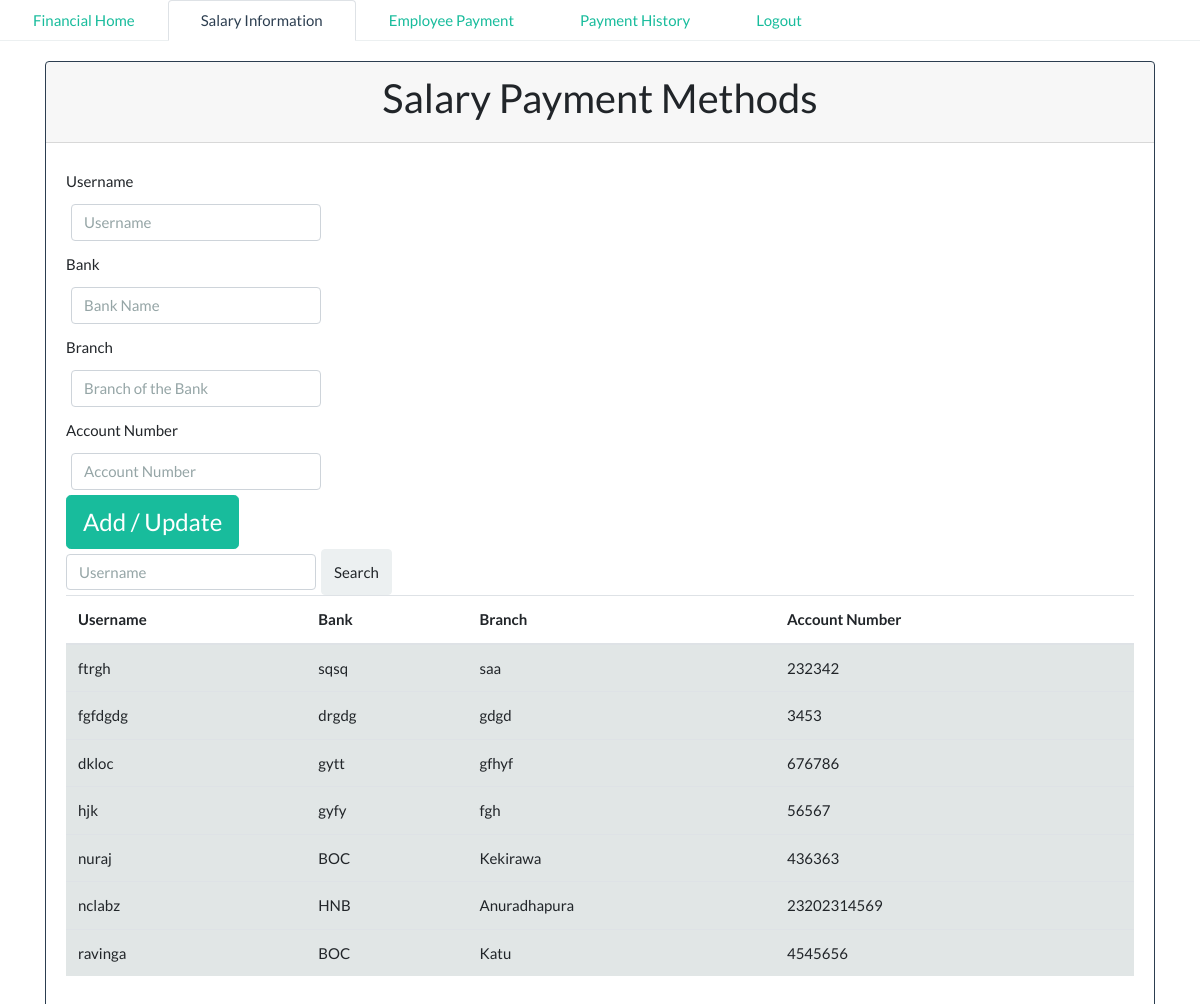
The app's page /salaryPaymentMethod.php (signed in) with its own data.
### tables this page shows
CREATE TABLE `salarypaymentmethod` (
  `username` varchar(40) NOT NULL,
  `bank` varchar(50) NOT NULL,
  `branch` varchar(50) NOT NULL,
  `accountNumber` varchar(20) NOT NULL
);

### salaryPaymentMethod.php (the view, shortened to what this page needs)
<!DOCTYPE html>
<html lang="en">
<head>
         <link rel="stylesheet" type="text/css" href="assets/css/style.css">
     <link rel="stylesheet" href="https://cdnjs.cloudflare.com/ajax/libs/font-awesome/4.7.0/css/font-awesome.min.css">
     <link rel='stylesheet prefetch' href='assets/sweet-alert.css'>
      <link rel="stylesheet" href="assets/style.css">
</head>
<body>
       <ul class="nav nav-tabs">
      <li class="nav-item">
        <a class="nav-link" data-toggle="tab" href="FinanceHome.php">Financial Home</a>
      </li>
      <li class="nav-item">
        <a class="nav-link active" data-toggle="tab" href="salaryPaymentMethod.php">Salary Information</a>
      </li>
      <li class="nav-item">
        <a class="nav-link" data-toggle="tab" href="record_employee_payments.php">Employee Payment</a>
      </li>
      <li class="nav-item">
        <a class="nav-link" data-toggle="tab" href="payment_history.php">Payment History</a>
      </li>
            <li class="nav-item">
        <a class="nav-link" data-toggle="tab" href="logout.php">Logout</a>
      </li>
    </ul>
     <div class="container">
        <div class="center card border-primary mb-3" style="max-width: 70rem; margin: auto; top : 20px;">
          <div class="card-header"><center><h2>Salary Payment Methods</h2></center></div>
            <div class="card-body">
               <form action=salaryPaymentMethodFunc.php method="post" autocomplete="on">
                  <fieldset>
                <label class="col-form-label" >Username</label>
                <input type="text" class="form-control" name="username" placeholder="Username" style="max-width: 250px; margin: 5px;"   required pattern="[0-9A-Za-z_]{1,40}" title="Invalid character in the username" >
                <label class="col-form-label" >Bank</label>
                <input type="text" class="form-control" name="bank" placeholder="Bank Name" style="max-width: 250px; margin: 5px;"   title="Enter your bank" required pattern="[A-Za-z]{1,40}"  >
                <label class="col-form-label" >Branch</label>
                <input type="text" class="form-control" name="branch" placeholder="Branch of the Bank" style="max-width: 250px; margin: 5px;"   title="Enter branch of the bank" required pattern="[A-Za-z]{1,40}"  >
                <label class="col-form-label" >Account Number</label>
                <input type="numbers" class="form-control" name="accountNumber" placeholder="Account Number" style="max-width: 250px; margin: 5px;"   required pattern="[0-9]{1,20}" title="Enter Account Number" >
                 <button type="submit" name="submit" class="btn btn-success btn-lg" style="font-size:24px;
                 texregchr.phpt-align:right;">Add / Update</button>
                   </fieldset>
                </form>
                <div style="padding-left:10px">
                <form method=POST action=salaryPaymentMethodSearch.php>
                <div class="row" >
                <input type="text" class="form-control" name="username" placeholder="Username" style="max-width: 250px; margin: 5px;"   required pattern="[0-9A-Za-z_]{1,40}" title="Invalid character in the username" >
                    <input type="submit" name="search" class="btn btn-light" value="Search">
                    </div>
                </form>
                </div>
           <table class="table table-hover">
  <thead>
    <tr>
      <th scope="col">Username</th>
      <th scope="col">Bank</th>
      <th scope="col">Branch</th>
      <th scope="col">Account Number</th>
    </tr>
  </thead>
  <tbody>
      <?php
        include("config.php");
        $query = "SELECT * FROM salaryPaymentMethod";
        $run = mysqli_query($mysqli,$query);
        while($result = mysqli_fetch_assoc($run)){
      ?>
            <tr class="table-secondary">
                <td><?php echo $result['username'] ?></td>
                <td><?php echo $result['bank'] ?></td>
                <td><?php echo $result['branch'] ?></td>
                <td><?php echo $result['accountNumber'] ?></td>
             </tr>
        <?php } ?>
  </tbody>
                </table>  </div></div></div>    </body></html>

### records on screen
salarypaymentmethod: username "ftrgh", bank "sqsq", branch "saa", accountNumber "232342"
salarypaymentmethod: username "fgfdgdg", bank "drgdg", branch "gdgd", accountNumber "3453"
salarypaymentmethod: username "dkloc", bank "gytt", branch "gfhyf", accountNumber "676786"
salarypaymentmethod: username "hjk", bank "gyfy", branch "fgh", accountNumber "56567"
salarypaymentmethod: username "nuraj", bank "BOC", branch "Kekirawa", accountNumber "436363"
salarypaymentmethod: username "nclabz", bank "HNB", branch "Anuradhapura", accountNumber "23202314569"
salarypaymentmethod: username "ravinga", bank "BOC", branch "Katu", accountNumber "4545656"
